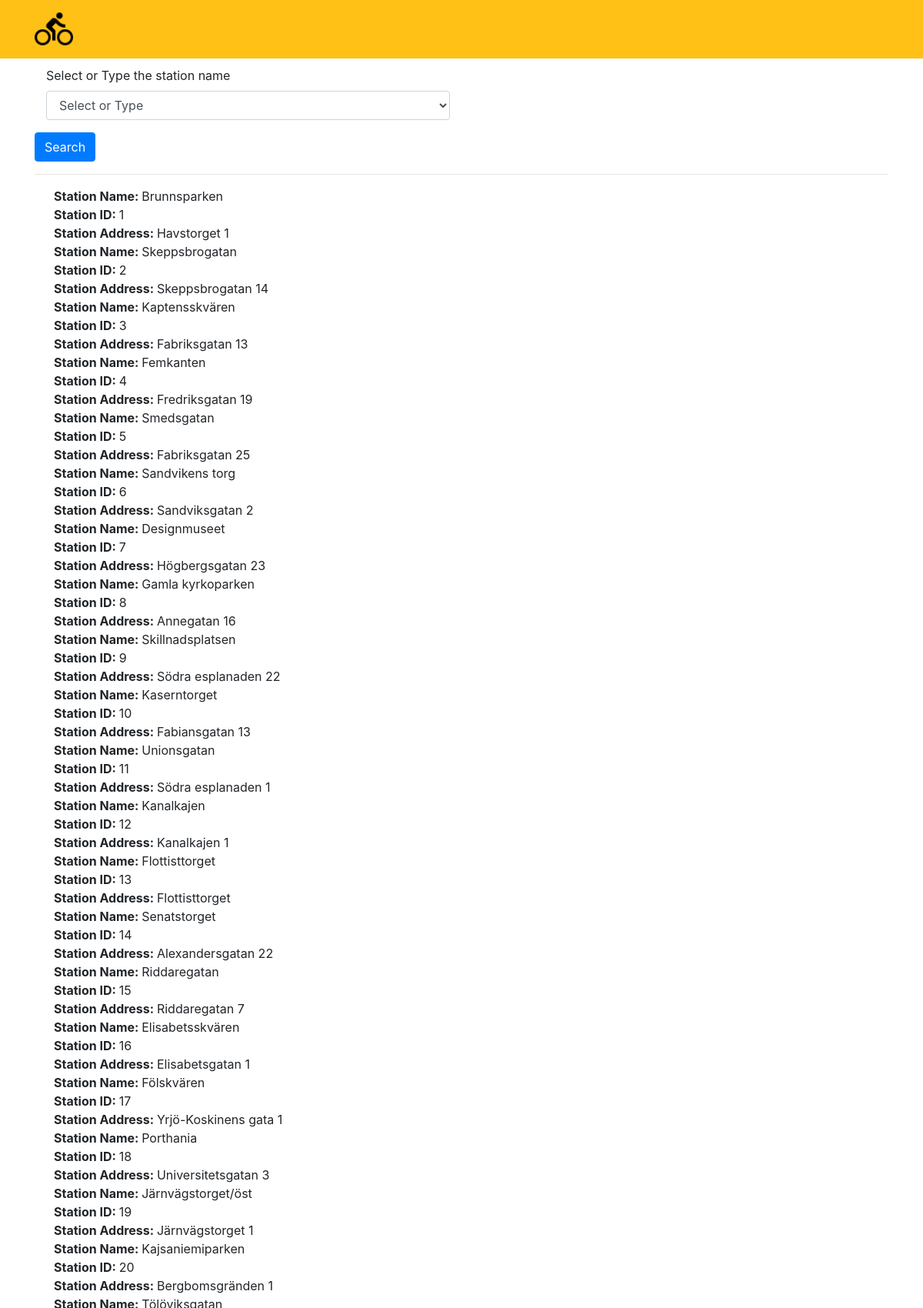
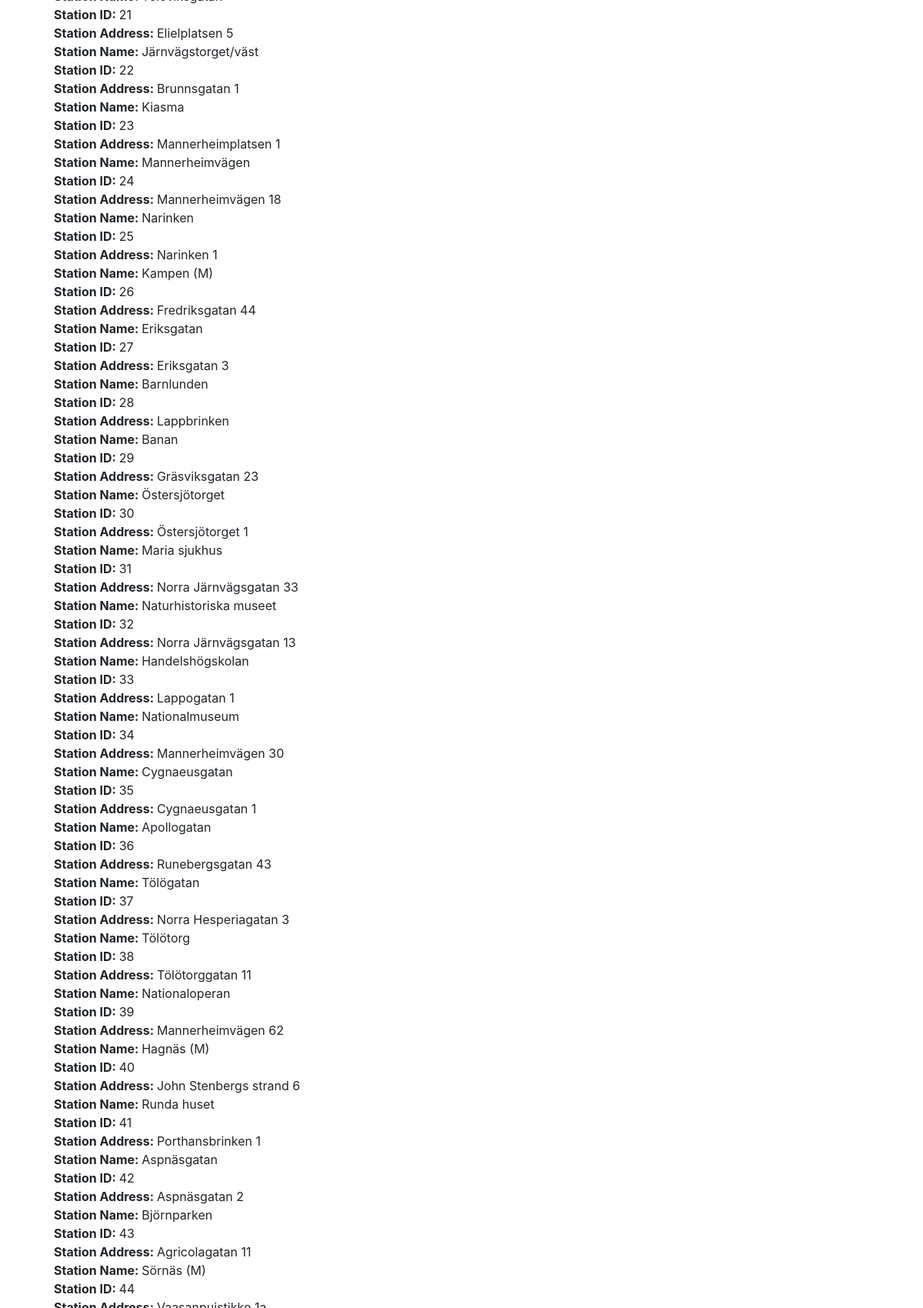
The app's page /search/ (upper part) with its own data (2 pictures, top to bottom).
### bikes_helsinki/models.py (models this page shows)
class StationDetails(models.Model):
    fid = models.IntegerField(null=False)
    id = models.IntegerField(primary_key=True, null=False)
    nimi = models.CharField(max_length=120, null=False)
    namn = models.CharField(max_length=120, null=False)
    name = models.CharField(max_length=120, null=False)
    osoite = models.CharField(max_length=120, null=False)
    adress = models.CharField(max_length=120, null=False)
    kaupunki = models.CharField(max_length=120, null=False)
    stad = models.CharField(max_length=120, null=False)
    operaator = models.CharField(max_length=120, null=False)
    capacity = models.IntegerField(null=False)
    x = models.FloatField(max_length=10, null=False)
    y = models.FloatField(max_length=10, null=False)
    def __str__(self):
        return str(self.namn)

### bikes_helsinki/views.py (the view)
# urls.py: path("search/", search, name="search"),
def search(request):
    qry = StationDetails.objects.all()
    x = request.GET.get("x")
    y = request.GET.get("y")
    maps = folium.Map(location=[60.25, 24.80], zoom_start=10, control_scale=True)
    """ for index, lat in enumerate(x):
        folium.Marker([lat, y[index]]).add_to(maps) """
    maps = maps._repr_html_()
    namn = request.GET.get("namn")
    if namn != "" and namn is not None and namn != "Select or Type":
        qry = qry.filter(namn=namn)
    context = {"queryset": qry, "maps": maps}
    return render(request, "search.html", context)

### templates/search.html (shortened to what this page needs)
{% extends 'base.html' %}
{% load static %}
{% block content %}
<main role="main" class="container">
    <form method="GET" action=".">
        <div class="form-group col-6">
            <label for 'namn'>Select or Type the station name</label>
            <select id="namn" class="form-control" name="namn">
                <option selected>Select or Type</option>
            </select>
        </div>
        <button type="submit" class="btn btn-primary">Search</button>
    </form>
    <hr />
    <div class="row">
        <ul>
            {% for stationdetails in queryset %}
            <li>
                <span>
                    <b>Station Name: </b>{{ stationdetails.namn }}
                </span> </br>
                <span>
                    <b>Station ID: </b>{{ stationdetails.id }} </span>
                <span> </br>
                    <b>Station Address: </b> {{ stationdetails.adress }} </span>
            </li>
            {% endfor %}
        </ul>
    </div>
</main>
{% endblock content %}

### templates/base.html (shortened to what this page needs)
{% load static %}
<!DOCTYPE html>
<html>
<head>
    <link rel="stylesheet" href="https://stackpath.bootstrapcdn.com/bootstrap/4.3.1/css/bootstrap.min.css"
>
    <link rel="stylesheet" href="{% static '/css/base.css' %}">
    <link rel="stylesheet" href="https://use.fontawesome.com/releases/v5.8.1/css/all.css"
>
    <link rel="stylesheet" href="https://cdnjs.cloudflare.com/ajax/libs/twitter-bootstrap/4.5.2/css/bootstrap.css>
    <link rel=" stylesheet" href="https://cdn.datatables.net/1.12.1/css/dataTables.bootstrap4.min.css">
</head>
<nav class=" navbar navbar-dark bg-dark">
    <div class="container">
        <a class="navbar-brand" href="http://127.0.0.1:8000/">
            <img src={% static "/images/bike.png" %} height="50" alt="Bike Logo" />
        </a>
    </div>
</nav>
<body>
    <main>
        {% block content %}
        {% endblock content %}
    </main>
</body>
</html>

### static/css/base.css (style rules this page uses)
main { margin-top: 10px; }
ul { list-style-type: none; }
.navbar { background-color: #ffc116 !important; }

### records on screen
StationDetails: namn "Brunnsparken", id "1", adress "Havstorget 1"
StationDetails: namn "Skeppsbrogatan", id "2", adress "Skeppsbrogatan 14"
StationDetails: namn "Kaptensskvären", id "3", adress "Fabriksgatan 13"
StationDetails: namn "Femkanten", id "4", adress "Fredriksgatan 19"
StationDetails: namn "Smedsgatan", id "5", adress "Fabriksgatan 25"
StationDetails: namn "Sandvikens torg", id "6", adress "Sandviksgatan 2"
StationDetails: namn "Designmuseet", id "7", adress "Högbergsgatan 23"
StationDetails: namn "Gamla kyrkoparken", id "8", adress "Annegatan 16"
StationDetails: namn "Skillnadsplatsen", id "9", adress "Södra esplanaden 22"
StationDetails: namn "Kaserntorget", id "10", adress "Fabiansgatan 13"
StationDetails: namn "Unionsgatan", id "11", adress "Södra esplanaden 1"
StationDetails: namn "Kanalkajen", id "12", adress "Kanalkajen 1"
StationDetails: namn "Flottisttorget", id "13", adress "Flottisttorget"
StationDetails: namn "Senatstorget", id "14", adress "Alexandersgatan 22"
StationDetails: namn "Riddaregatan", id "15", adress "Riddaregatan 7"
StationDetails: namn "Elisabetsskvären", id "16", adress "Elisabetsgatan 1"
StationDetails: namn "Fölskvären", id "17", adress "Yrjö-Koskinens gata 1"
StationDetails: namn "Porthania", id "18", adress "Universitetsgatan 3"
StationDetails: namn "Järnvägstorget/öst", id "19", adress "Järnvägstorget 1"
StationDetails: namn "Kajsaniemiparken", id "20", adress "Bergbomsgränden 1"
StationDetails: namn "Tölöviksgatan", id "21", adress "Elielplatsen 5"
StationDetails: namn "Järnvägstorget/väst", id "22", adress "Brunnsgatan 1"
StationDetails: namn "Kiasma", id "23", adress "Mannerheimplatsen 1"
StationDetails: namn "Mannerheimvägen", id "24", adress "Mannerheimvägen 18"
StationDetails: namn "Narinken", id "25", adress "Narinken 1"
StationDetails: namn "Kampen (M)", id "26", adress "Fredriksgatan 44"
StationDetails: namn "Eriksgatan", id "27", adress "Eriksgatan 3"
StationDetails: namn "Barnlunden", id "28", adress "Lappbrinken"
StationDetails: namn "Banan", id "29", adress "Gräsviksgatan 23"
StationDetails: namn "Östersjötorget", id "30", adress "Östersjötorget 1"
StationDetails: namn "Maria sjukhus", id "31", adress "Norra Järnvägsgatan 33"
StationDetails: namn "Naturhistoriska museet", id "32", adress "Norra Järnvägsgatan 13"
StationDetails: namn "Handelshögskolan", id "33", adress "Lappogatan 1"
StationDetails: namn "Nationalmuseum", id "34", adress "Mannerheimvägen 30"
StationDetails: namn "Cygnaeusgatan", id "35", adress "Cygnaeusgatan 1"
StationDetails: namn "Apollogatan", id "36", adress "Runebergsgatan 43"
StationDetails: namn "Tölögatan", id "37", adress "Norra Hesperiagatan 3"
StationDetails: namn "Tölötorg", id "38", adress "Tölötorggatan 11"
StationDetails: namn "Nationaloperan", id "39", adress "Mannerheimvägen 62"
StationDetails: namn "Hagnäs (M)", id "40", adress "John Stenbergs strand 6"
StationDetails: namn "Runda huset", id "41", adress "Porthansbrinken 1"
StationDetails: namn "Aspnäsgatan", id "42", adress "Aspnäsgatan 2"
StationDetails: namn "Björnparken", id "43", adress "Agricolagatan 11"
StationDetails: namn "Sörnäs (M)", id "44"
